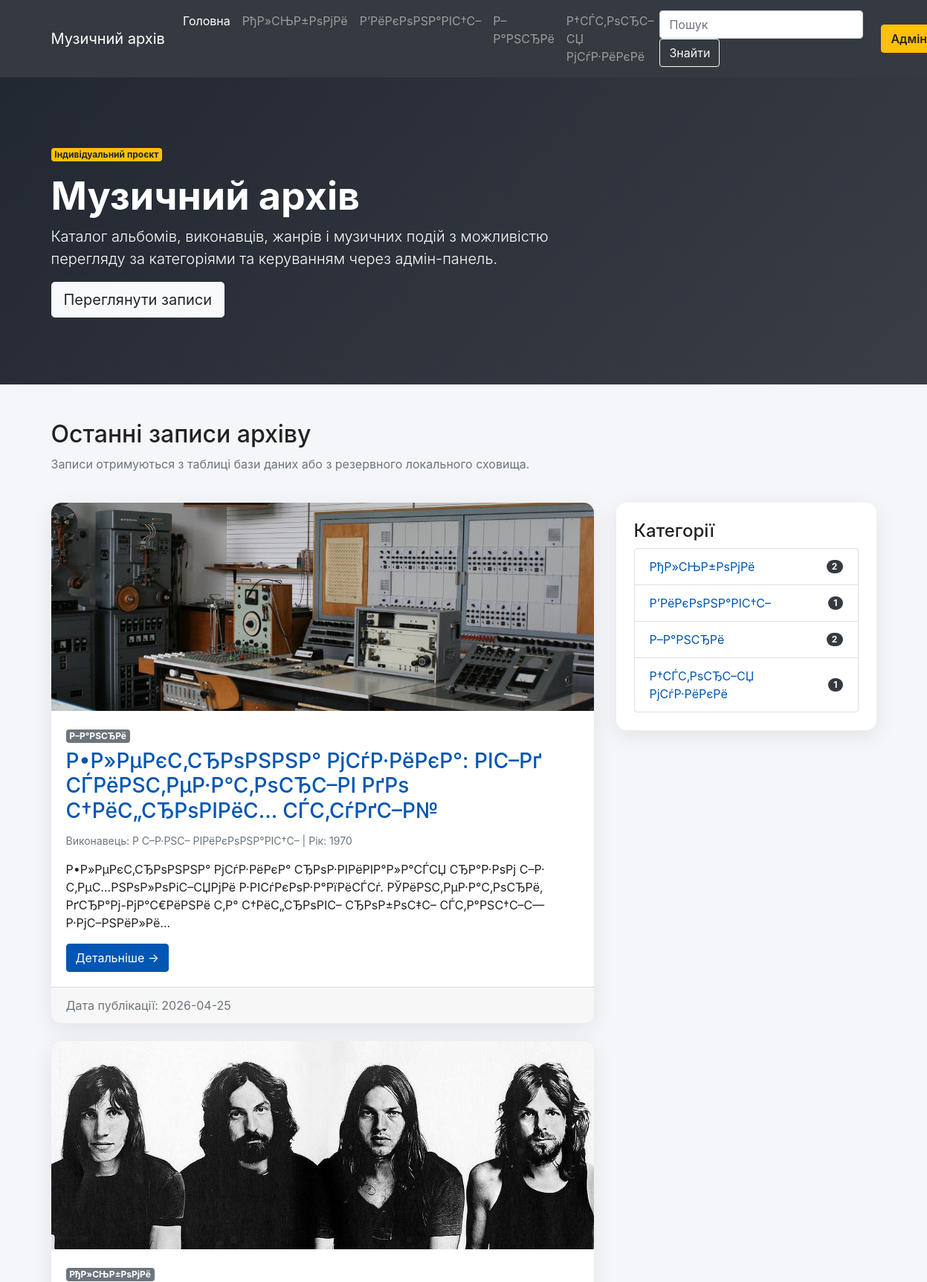
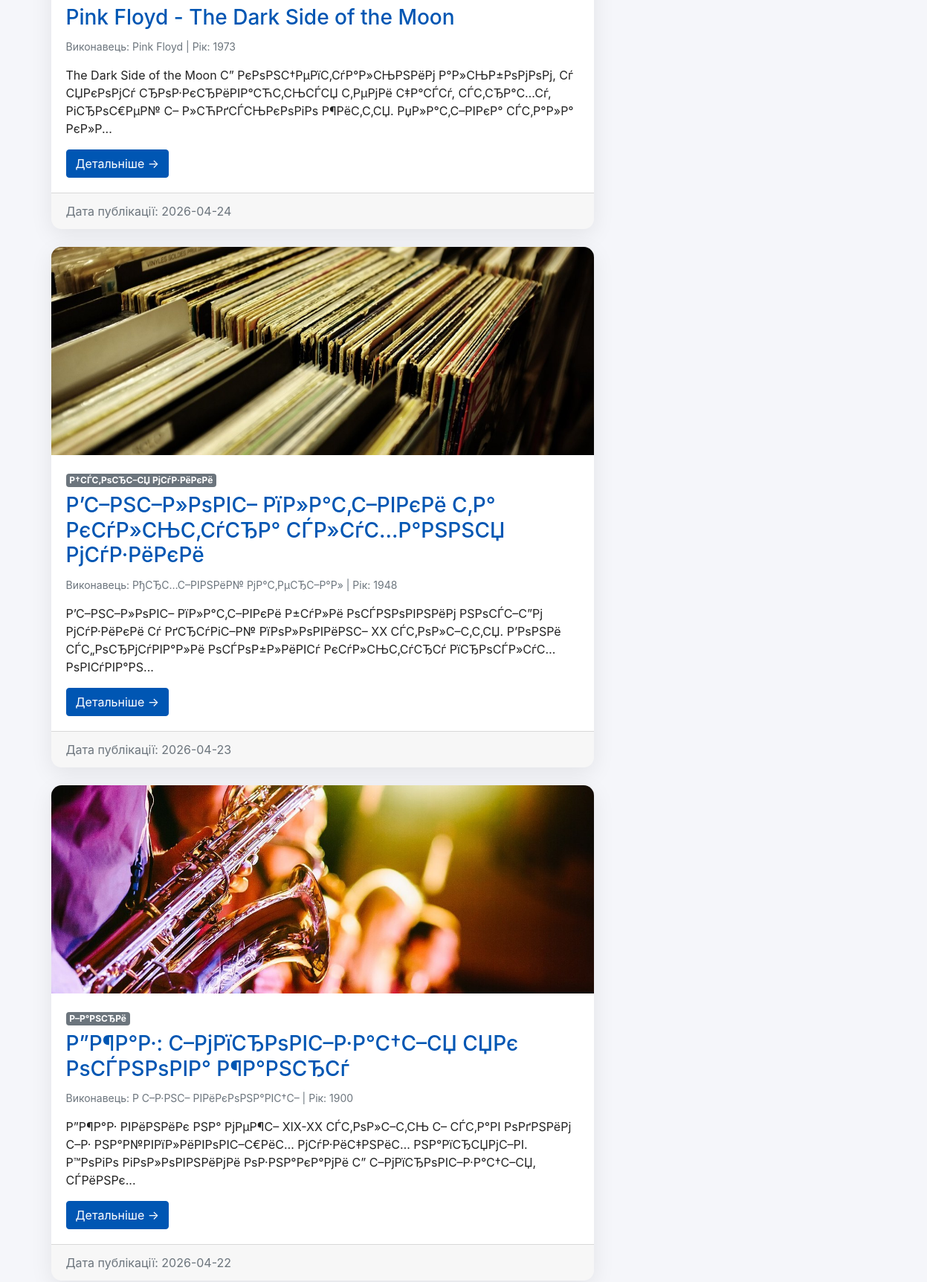
The page / (upper part) on the database its author committed (2 pictures, top to bottom).
### tables this page shows
CREATE TABLE categories (
    id INT AUTO_INCREMENT PRIMARY KEY,
    name VARCHAR(100) NOT NULL,
    description TEXT
);

CREATE TABLE news (
    id INT AUTO_INCREMENT PRIMARY KEY,
    header VARCHAR(255) NOT NULL,
    content TEXT NOT NULL,
    image VARCHAR(255) DEFAULT 'img/album.svg',
    datatime DATE NOT NULL,
    category_id INT NOT NULL DEFAULT 1,
    artist VARCHAR(150) DEFAULT NULL,
    release_year INT DEFAULT NULL,
    CONSTRAINT fk_news_category FOREIGN KEY (category_id) REFERENCES categories(id) ON DELETE CASCADE
);

### include/config.php (called while the page is built, shortened)
<?php
try {
    $dbAvailable = true;
} catch (Throwable $e) {
    $pdo = null;
    $dbAvailable = false;
}

### include/functions.php (called while the page is built, shortened)
<?php
require_once __DIR__ . '/config.php';
function e($value) {
    return htmlspecialchars((string)$value, ENT_QUOTES, 'UTF-8');
}
function get_menu() {
    global $pdo, $dbAvailable;
    if ($dbAvailable) {
        $stmt = $pdo->query('SELECT id, name, description FROM categories ORDER BY id');
        return $stmt->fetchAll();
    }
    return read_storage()['categories'];
}
function get_news() {
    global $pdo, $dbAvailable;
    if ($dbAvailable) {
        $stmt = $pdo->query('SELECT * FROM news ORDER BY datatime DESC, id DESC');
        return $stmt->fetchAll();
    }
    $posts = read_storage()['news'];
    usort($posts, function($a, $b) { return strcmp($b['datatime'], $a['datatime']); });
    return $posts;
}
function get_post_by_category($category_id) {
    global $pdo, $dbAvailable;
    $category_id = (int)$category_id;
    if ($dbAvailable) {
        $stmt = $pdo->prepare('SELECT * FROM news WHERE category_id = ? ORDER BY datatime DESC');
        $stmt->execute([$category_id]);
        return $stmt->fetchAll();
    }
    return array_values(array_filter(read_storage()['news'], function($post) use ($category_id) {
        return (int)$post['category_id'] === $category_id;
    }));
}
function get_category_title($category_id) {
    global $pdo, $dbAvailable;
    $category_id = (int)$category_id;
    if ($dbAvailable) {
        $stmt = $pdo->prepare('SELECT * FROM categories WHERE id = ?');
        $stmt->execute([$category_id]);
        return $stmt->fetch();
    }
    return null;
}
function text_length($text) {
    return function_exists('mb_strlen') ? mb_strlen($text, 'UTF-8') : strlen($text);
}
function text_substr($text, $start, $length = null) {
    if (function_exists('mb_substr')) {
        return mb_substr($text, $start, $length, 'UTF-8');
    }
    return $length === null ? substr($text, $start) : substr($text, $start, $length);
}
function excerpt($text, $length = 160) {
    $text = trim(strip_tags((string)$text));
    return text_substr($text, 0, $length) . '...';
}

### index.php (the view)
<?php require_once 'header.php'; ?>
<header class="site-hero">
    <div class="container">
        <div class="row align-items-center">
            <div class="col-md-8">
                <p class="badge badge-warning mb-3">Індивідуальний проєкт</p>
                <h1>Музичний архів</h1>
                <p class="lead">Каталог альбомів, виконавців, жанрів і музичних подій з можливістю перегляду за категоріями та керуванням через адмін-панель.</p>
                <a href="#records" class="btn btn-light btn-lg">Переглянути записи</a>
            </div>
        </div>
    </div>
</header>
<main class="container mt-5" id="records">
    <div class="row mb-4">
        <div class="col-md-8">
            <h2>Останні записи архіву</h2>
            <p class="text-muted">Записи отримуються з таблиці бази даних або з резервного локального сховища.</p>
        </div>
    </div>
    <div class="row">
        <div class="col-md-8">
            <?php $news = get_news(); ?>
            <?php foreach ($news as $new): ?>
                <?php $category = get_category_title($new['category_id']); ?>
                <div class="card mb-4 archive-card">
                    <img src="<?= e($new['image']); ?>" class="card-img-top" alt="Зображення запису">
                    <div class="card-body">
                        <span class="badge badge-secondary mb-2"><?= e($category['name'] ?? 'Без категорії'); ?></span>
                        <h3 class="card-title"><a href="post.php?post_id=<?= e($new['id']); ?>"><?= e($new['header']); ?></a></h3>
                        <p class="meta">Виконавець: <?= e($new['artist'] ?? 'Невідомо'); ?> | Рік: <?= e($new['release_year'] ?? '-'); ?></p>
                        <p class="card-text"><?= e(excerpt($new['content'], 230)); ?></p>
                        <a href="post.php?post_id=<?= e($new['id']); ?>" class="btn btn-primary">Детальніше &rarr;</a>
                    </div>
                    <div class="card-footer text-muted">Дата публікації: <?= e($new['datatime']); ?></div>
                </div>
            <?php endforeach; ?>
        </div>
        <aside class="col-md-4">
            <div class="sidebar-block">
                <h4>Категорії</h4>
                <ul class="list-group">
                    <?php foreach ($menus as $menu): ?>
                        <li class="list-group-item d-flex justify-content-between align-items-center">
                            <a href="category.php?category_id=<?= e($menu['id']); ?>"><?= e($menu['name']); ?></a>
                            <span class="badge badge-dark badge-pill"><?= count(get_post_by_category($menu['id'])); ?></span>
                        </li>
                    <?php endforeach; ?>
                </ul>
            </div>
        </aside>
    </div>
</main>
<?php require_once 'footer.php'; ?>

### header.php (shortened to what this page needs)
<?php
require_once __DIR__ . '/include/functions.php';
$menus = get_menu();
$currentPage = basename($_SERVER['PHP_SELF']);
?>
<!doctype html>
<html lang="uk">
<head>
    <link rel="stylesheet" href="https://cdn.jsdelivr.net/npm/bootstrap@4.6.2/dist/css/bootstrap.min.css">
    <link rel="stylesheet" href="css/main.css">
</head>
<body>
<nav class="navbar navbar-expand-lg navbar-dark bg-dark sticky-top">
    <div class="container">
        <a class="navbar-brand" href="index.php">Музичний архів</a>
        <div class="collapse navbar-collapse" id="navbarSupportedContent">
            <ul class="navbar-nav mr-auto">
                <li class="nav-item <?= $currentPage === 'index.php' ? 'active' : '' ?>">
                    <a class="nav-link" href="index.php">Головна</a>
                </li>
                <?php foreach ($menus as $menu): ?>
                    <li class="nav-item <?= isset($_GET['category_id']) && (int)$_GET['category_id'] === (int)$menu['id'] ? 'active' : '' ?>">
                        <a class="nav-link" href="category.php?category_id=<?= e($menu['id']); ?>"><?= e($menu['name']); ?></a>
                    </li>
                <?php endforeach; ?>
            </ul>
            <form class="form-inline my-2 my-lg-0" action="search.php" method="get">
                <input class="form-control mr-sm-2" type="search" name="q" placeholder="Пошук" value="<?= isset($_GET['q']) ? e($_GET['q']) : '' ?>">
                <button class="btn btn-outline-light my-2 my-sm-0" type="submit">Знайти</button>
            </form>
            <a class="btn btn-warning ml-lg-3" href="login/index.php">Адмін</a>
        </div>
    </div>
</nav>

### css/main.css (style rules this page uses)
body { background: #f5f6fa; color: #222; }
.site-hero { background: linear-gradient(135deg, #222831, #393e46); color: #fff; padding: 90px 0; }
.site-hero h1 { font-size: 52px; font-weight: 700; }
.archive-card, .post-card, .sidebar-block, .main-form { border: 0; border-radius: 14px; box-shadow: 0 8px 30px rgba(0,0,0,0.08); overflow: hidden; background: #fff; }
.archive-card .card-img-top { height: 280px; object-fit: cover; background: #ddd; }
.sidebar-block { padding: 24px; position: sticky; top: 85px; }
.meta { color: #6c757d; font-size: 14px; }
a { color: #0056b3; }
.btn-primary { background-color: #0056b3; border-color: #0056b3; }
.btn-warning { color: #212529; font-weight: 600; }

### rows shown on the page
categories: name "РђР»СЊР±РѕРјРё", count(get_post_by_category($menu['id'])) "2"
categories: name "Р’РёРєРѕРЅР°РІС†С–", count(get_post_by_category($menu['id'])) "1"
categories: name "Р–Р°РЅСЂРё", count(get_post_by_category($menu['id'])) "2"
categories: name "Р†СЃС‚РѕСЂС–СЏ РјСѓР·РёРєРё", count(get_post_by_category($menu['id'])) "1"
news: image (picture), category.name "Р–Р°РЅСЂРё", header "Р•Р»РµРєС‚СЂРѕРЅРЅР° РјСѓР·РёРєР°: РІС–Рґ СЃРёРЅС‚РµР·Р°С‚РѕСЂС–РІ РґРѕ С†РёС„СЂРѕРІРёС… СЃС‚СѓРґС–Р№", artist "Р С–Р·РЅС– РІРёРєРѕРЅР°РІС†С–", release_year "1970", content "Р•Р»РµРєС‚СЂРѕРЅРЅР° РјСѓР·РёРєР° СЂРѕР·РІРёРІР°Р»Р°СЃСЏ СЂР°Р·РѕРј С–Р· С‚РµС…РЅРѕР»РѕРіС–СЏРјРё Р·РІСѓРєРѕР·Р°РїРёСЃСѓ. РЎРёРЅС‚РµР·Р°С‚РѕСЂРё, РґСЂР°Рј-РјР°С€РёРЅРё С‚Р° С†РёС„СЂРѕРІС– СЂРѕР±РѕС‡С– СЃС‚Р°РЅС†С–С— Р·РјС–РЅРёР»Рё...", datatime "2026-04-25"
news: image (picture), category.name "РђР»СЊР±РѕРјРё", header "Pink Floyd - The Dark Side of the Moon", artist "Pink Floyd", release_year "1973", content "The Dark Side of the Moon С” РєРѕРЅС†РµРїС‚СѓР°Р»СЊРЅРёРј Р°Р»СЊР±РѕРјРѕРј, Сѓ СЏРєРѕРјСѓ СЂРѕР·РєСЂРёРІР°СЋС‚СЊСЃСЏ С‚РµРјРё С‡Р°СЃСѓ, СЃС‚СЂР°С…Сѓ, РіСЂРѕС€РµР№ С– Р»СЋРґСЃСЊРєРѕРіРѕ Р¶РёС‚С‚СЏ. РџР»Р°С‚С–РІРєР° СЃС‚Р°Р»Р° РєР»Р...", datatime "2026-04-24"
news: image (picture), category.name "Р†СЃС‚РѕСЂС–СЏ РјСѓР·РёРєРё", header "Р’С–РЅС–Р»РѕРІС– РїР»Р°С‚С–РІРєРё С‚Р° РєСѓР»СЊС‚СѓСЂР° СЃР»СѓС…Р°РЅРЅСЏ РјСѓР·РёРєРё", artist "РђСЂС…С–РІРЅРёР№ РјР°С‚РµСЂС–Р°Р»", release_year "1948", content "Р’С–РЅС–Р»РѕРІС– РїР»Р°С‚С–РІРєРё Р±СѓР»Рё РѕСЃРЅРѕРІРЅРёРј РЅРѕСЃС–С”Рј РјСѓР·РёРєРё Сѓ РґСЂСѓРіС–Р№ РїРѕР»РѕРІРёРЅС– XX СЃС‚РѕР»С–С‚С‚СЏ. Р’РѕРЅРё СЃС„РѕСЂРјСѓРІР°Р»Рё РѕСЃРѕР±Р»РёРІСѓ РєСѓР»СЊС‚СѓСЂСѓ РїСЂРѕСЃР»СѓС…РѕРІСѓРІР°РЅ...", datatime "2026-04-23"
news: image (picture), category.name "Р–Р°РЅСЂРё", header "Р”Р¶Р°Р·: С–РјРїСЂРѕРІС–Р·Р°С†С–СЏ СЏРє РѕСЃРЅРѕРІР° Р¶Р°РЅСЂСѓ", artist "Р С–Р·РЅС– РІРёРєРѕРЅР°РІС†С–", release_year "1900", content "Р”Р¶Р°Р· РІРёРЅРёРє РЅР° РјРµР¶С– XIX-XX СЃС‚РѕР»С–С‚СЊ С– СЃС‚Р°РІ РѕРґРЅРёРј С–Р· РЅР°Р№РІРїР»РёРІРѕРІС–С€РёС… РјСѓР·РёС‡РЅРёС… РЅР°РїСЂСЏРјС–РІ. Р™РѕРіРѕ РіРѕР»РѕРІРЅРёРјРё РѕР·РЅР°РєР°РјРё С” С–РјРїСЂРѕРІС–Р·Р°С†С–СЏ, СЃРёРЅРє...", datatime "2026-04-22"
